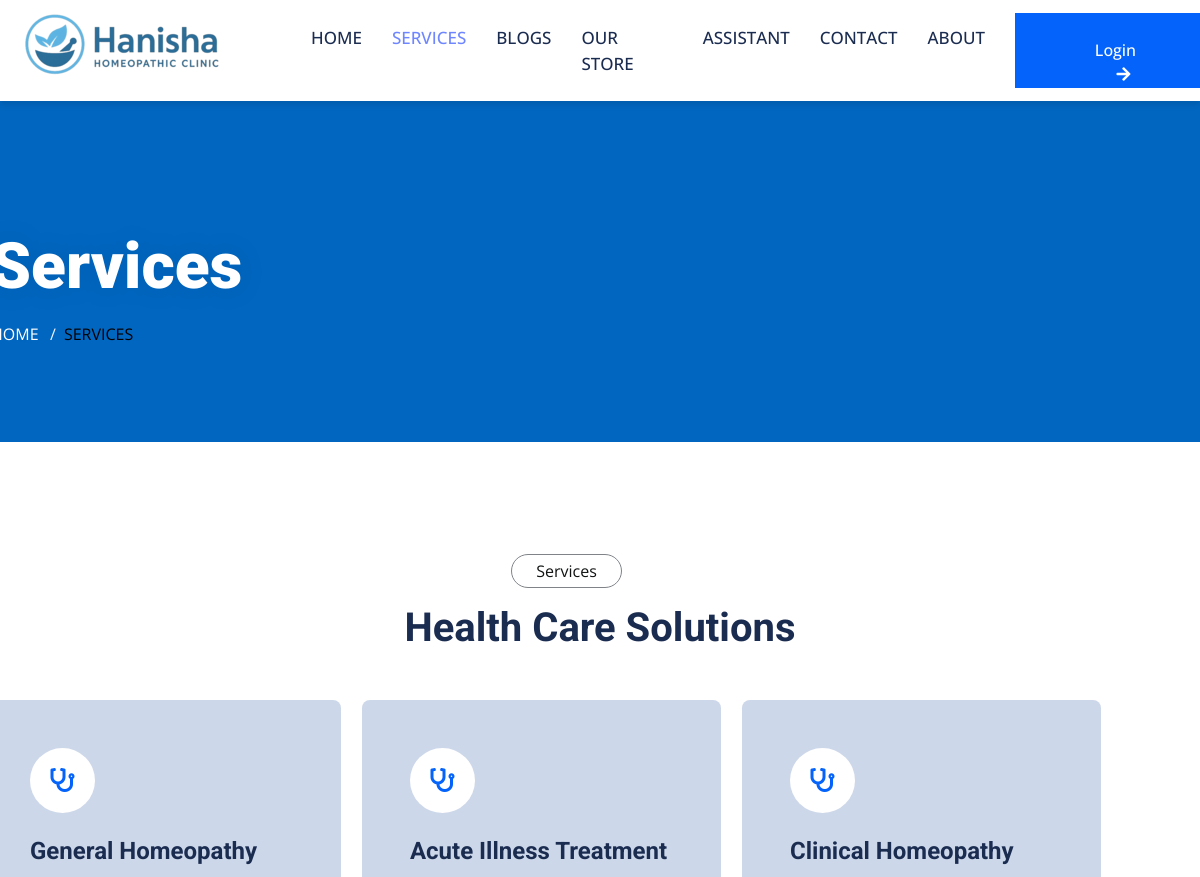
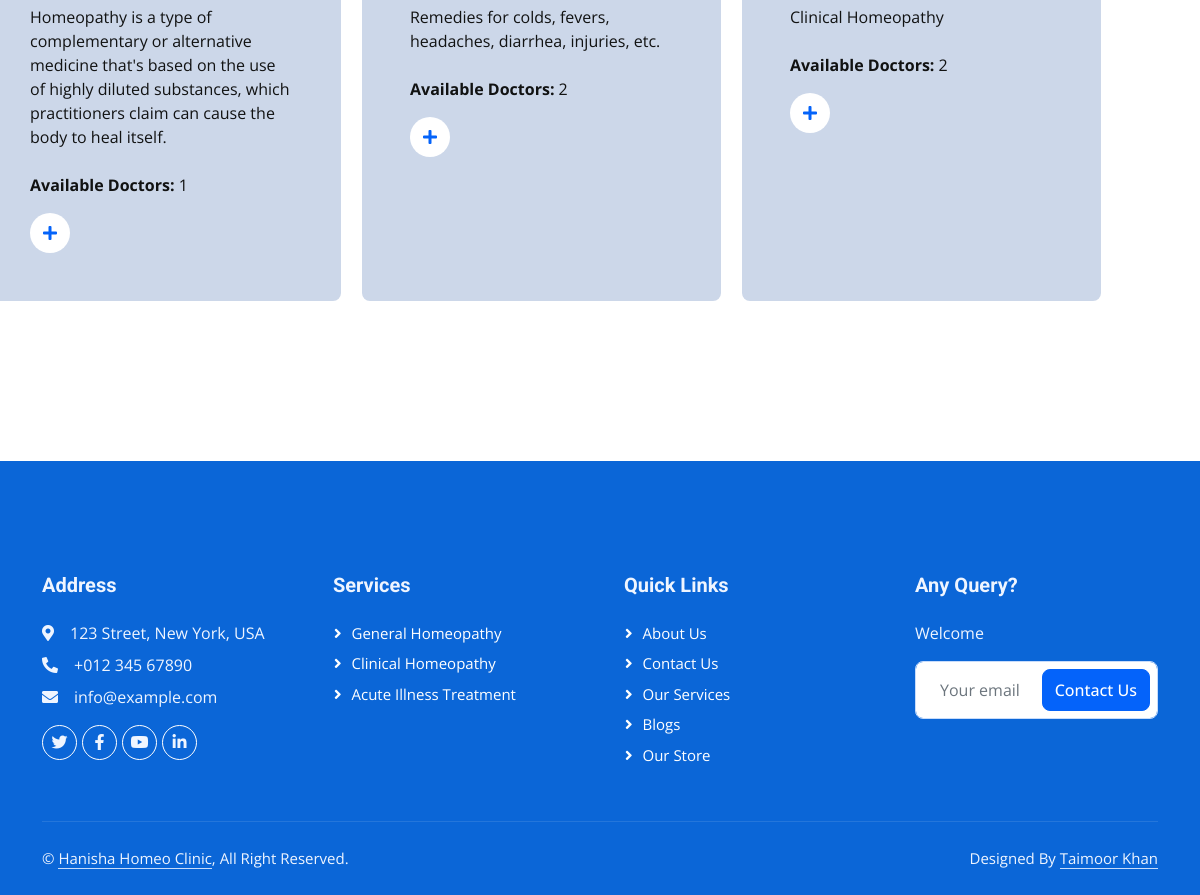
Page /services/ on the committed database (2 pictures, top to bottom).
### base/models.py (models this page shows, shortened)
class Service(models.Model):
    image = models.FileField(upload_to="images", null=True, blank=True)
    name = models.CharField(max_length=255)
    description = models.TextField(blank=True, null=True)
    cost = models.DecimalField(max_digits=10, decimal_places=2)
    available_doctors = models.ManyToManyField(doctor_models.Doctor, blank=True)

### base/views.py (the view)
# urls.py: path('services/', views.services, name='service'),
def services(request):
 services = base_models.Service.objects.all()
 context = {
        'services': services
    }
 return render(request, "base/services.html", context)

### templates/base/services.html (shortened to what this page needs)
{% extends 'base/base.html' %}
{% load static %}
{% block content %}
<div class="container-fluid page-header py-5 mb-5 wow fadeIn" data-wow-delay="0.1s">
    <div class="container py-5">
        <h1 class="display-3 text-white mb-3 animated slideInDown">Services</h1>
        <nav aria-label="breadcrumb animated slideInDown">
            <ol class="breadcrumb text-uppercase mb-0">
                <li class="breadcrumb-item"><a class="text-white" href="{% url 'base:home' %}">Home</a></li>
                <li class="breadcrumb-item text-primary active text-c" aria-current="page">Services</li>
            </ol>
        </nav>
    </div>
</div>
{% include 'partials/services.html' %}
{% endblock %}

### templates/partials/services.html (shortened to what this page needs)
<div class="container-xxl py-5">
    <div class="container">
        <div class="text-center mx-auto mb-5 wow fadeInUp" data-wow-delay="0.1s" style="max-width: 600px;">
            <p class="d-inline-block border rounded-pill py-1 px-4">Services</p>
            <h1>Health Care Solutions</h1>
        </div>
        <div class="row g-4">
            {% for service in services %}
            <div class="col-lg-4 col-md-6 wow fadeInUp" data-wow-delay="{{ forloop.counter0|add:'0.1'|floatformat:1 }}s">
                <div class="service-item bg-light se rounded h-100 p-5">
                    <div class="d-inline-flex align-items-center justify-content-center bg-white rounded-circle mb-4" style="width: 65px; height: 65px;">
                    {% if service.image %}
                          <img src="{{ service.image.url }}" class="img-fluid mb-4" style="width: 65px; height: 65px;" alt="{{ service.name }}">
                    {% else %}
                          <i class="fa fa-stethoscope text-primary fs-4"></i>
                    {% endif %}
                    </div>
                    <h4 class="mb-3">{{ service.name }}</h4>
                    <p class="mb-4">{{ service.description }}</p>
                        {% if service.available_doctors.all %}
                             <p><strong>Available Doctors:</strong> {{ service.available_doctors.all.count }}</p>
                        {% else %}
                             <p><em>No doctors available</em></p>
                        {% endif %}
                    <a class="btn" href="{% url 'base:service_detail' service.id %}"><i class="fa fa-plus text-primary me-3"></i>Appointment</a>
                </div>
            </div>
            {% endfor %}
        </div>
    </div>
</div>

### static/css/style.css (style rules this page uses)
:root { --primary: #0463FA; --light: #EFF5FF; --dark: #1B2C51; }
.btn { font-weight: 500; transition: .5s; }
.page-header { background-color: #0066c0; background-size: cover; text-shadow: 0 0 30px rgba(0, 0, 0, .1); }
.breadcrumb-item + .breadcrumb-item::before { color: var(--light); }
.service-item { transition: .5s; }
.service-item .btn { width: 40px; height: 40px; display: inline-flex; align-items: center; background: #FFFFFF; border-radius: 40px; white-space: nowrap; overflow: hidden; transition: .5s; }
.se { background-color: #ccd7e9 !important; margin-left: -60px; margin-right: 57px; }
body { background-color: white; }
.text-c { color: #000000 !important; }

### rows in the picture
Service: name "General Homeopathy", description "Homeopathy is a type of complementary or alternative medicine that's based on the use of highly diluted substances, which practitioners claim can cause the body to heal itself.", available_doctors.all.count "1"
Service: name "Acute Illness Treatment", description "Remedies for colds, fevers, headaches, diarrhea, injuries, etc.", available_doctors.all.count "2"
Service: name "Clinical Homeopathy", description "Clinical Homeopathy", available_doctors.all.count "2"
